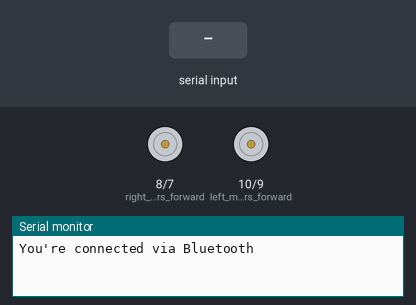
Bench run of a sketch on a simulated Arduino Uno, built with avr-gcc and run on an emulated ATmega328P. Shown: motor-driver pin pairs drawn as motors (green arrow = first pin HIGH = forward, orange = second pin HIGH = backward, longer = more drive), the last lines printed to the serial monitor. Inputs (shaded band) come from the test bench.

Above: at 1.2 s.
1.3 s: "0" received over the second serial link
At 2.2 s:
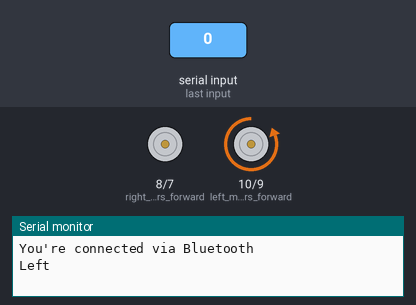
2.8 s: "1" received over the second serial link
At 3.3 s:
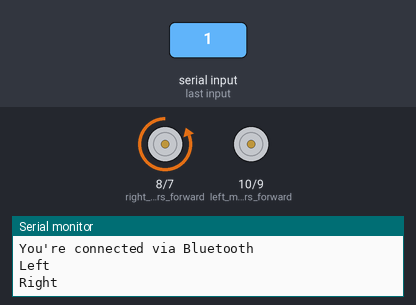
4.3 s: "2" received over the second serial link
At 5.5 s:
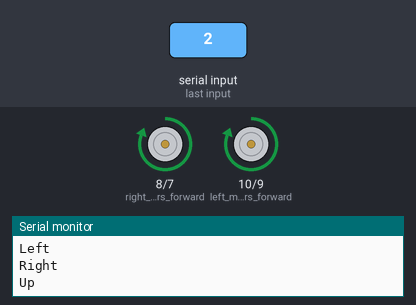
5.8 s: "3" received over the second serial link
At 6.8 s:
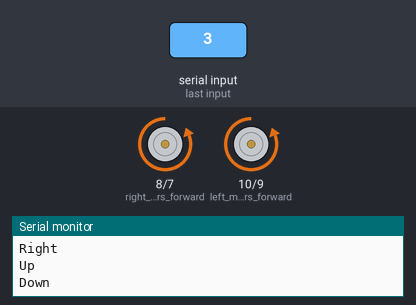
Timing chart, 0 to 8.3 s (numbered marks = the images above; inputs shaded):
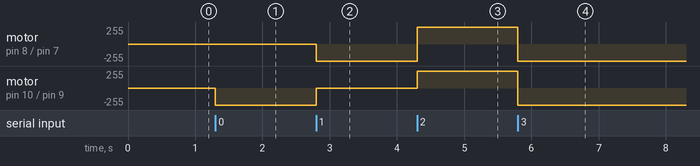

The sketch:

MazeSolvingRC.ino
```cpp
#include <SoftwareSerial.h>

SoftwareSerial mySerial(0, 1); // RX | TX
int command ;
void setup() {
   Serial.begin(9600);
   mySerial.begin(9600);
   Serial.println("You're connected via Bluetooth");
   pinMode(10,OUTPUT);   //left motors forward
   pinMode(9,OUTPUT);   //left motors reverse
   pinMode(8,OUTPUT);   //right motors forward
   pinMode(7,OUTPUT);   //right motors reverse

}

void loop() {
   if (mySerial.available())
   {
    command=(mySerial.read());
    if (command=='0')
    {
      Serial.println("Left");
      digitalWrite(10,LOW);
      digitalWrite(9,HIGH);
      digitalWrite(8,LOW);
      digitalWrite(7,LOW);

    }

        else if (command=='1')
    {
      Serial.println("Right");
      digitalWrite(10,LOW);
      digitalWrite(9,LOW);
      digitalWrite(8,LOW);
      digitalWrite(7,HIGH);
    }

        else if (command=='2')
    {
      Serial.println("Up");
      digitalWrite(10,HIGH);
      digitalWrite(9,LOW);
      digitalWrite(8,HIGH);
      digitalWrite(7,LOW);
    }

        else if (command=='3')
    {
      Serial.println("Down");
      digitalWrite(10,LOW);
      digitalWrite(9,HIGH);
      digitalWrite(8,LOW);
      digitalWrite(7,HIGH);
    }


  }
}
```

Measured:
- after the input at 1.3 s, motor on pin 10 (left_motors_forward) / pin 9 (left_motors_reverse): stopped → backward 255/255 at once
- after the input at 2.8 s, motor on pin 8 (right_motors_forward) / pin 7 (right_motors_reverse): stopped → backward 255/255 at once; motor on pin 10 (left_motors_forward) / pin 9 (left_motors_reverse): backward 255/255 → stopped at once
- after the input at 4.3 s, motor on pin 8 (right_motors_forward) / pin 7 (right_motors_reverse): backward 255/255 → forward 255/255 at once; motor on pin 10 (left_motors_forward) / pin 9 (left_motors_reverse): stopped → forward 255/255 at once
- after the input at 5.8 s, motor on pin 8 (right_motors_forward) / pin 7 (right_motors_reverse), motor on pin 10 (left_motors_forward) / pin 9 (left_motors_reverse): forward 255/255 → backward 255/255 at once
